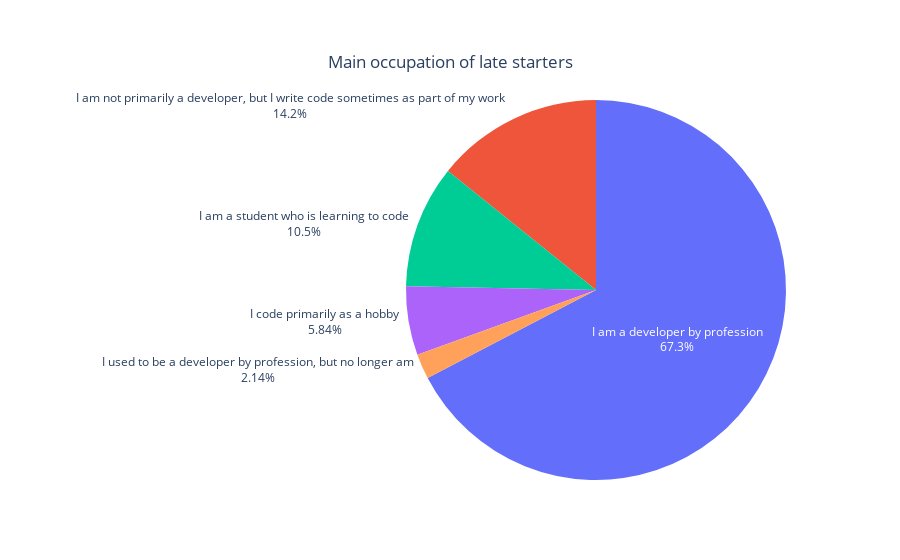

Notebook cell for this chart:
### Code cell
fig = go.Figure(data=[
    go.Pie(
        values=df_ls['MainBranch'].value_counts(normalize=True),
        labels=df_ls['MainBranch'].value_counts().index.tolist(),
#         marker={'color': df_adults['MainBranch'].value_counts(), 'colorscale': 'Viridis'},
        textinfo='label+percent',
        showlegend=False,
    )])


fig.update_layout(
    title={
        'text': "Main occupation of late starters",
        'y':0.9,
        'x':0.5,
        'xanchor': 'center',
        'yanchor': 'top'},
    
)

fig.show()

### Figure 1 — Plotly figure (JSON) as saved in the notebook; plotly's stock layout.template omitted (floating-point values rounded to 4 significant figures)
{"data": [{"labels": ["I am a developer by profession", "I am not primarily a developer, but I write code sometimes as part of my work", "I am a student who is learning to code", "I code primarily as a hobby", "I used to be a developer by profession, but no longer am"], "showlegend": false, "textinfo": "label+percent", "type": "pie", "values": [0.6733, 0.1422, 0.1047, 0.05835, 0.02142]}], "layout": {"title": {"text": "Main occupation of late starters", "x": 0.5, "xanchor": "center", "y": 0.9, "yanchor": "top"}}}
